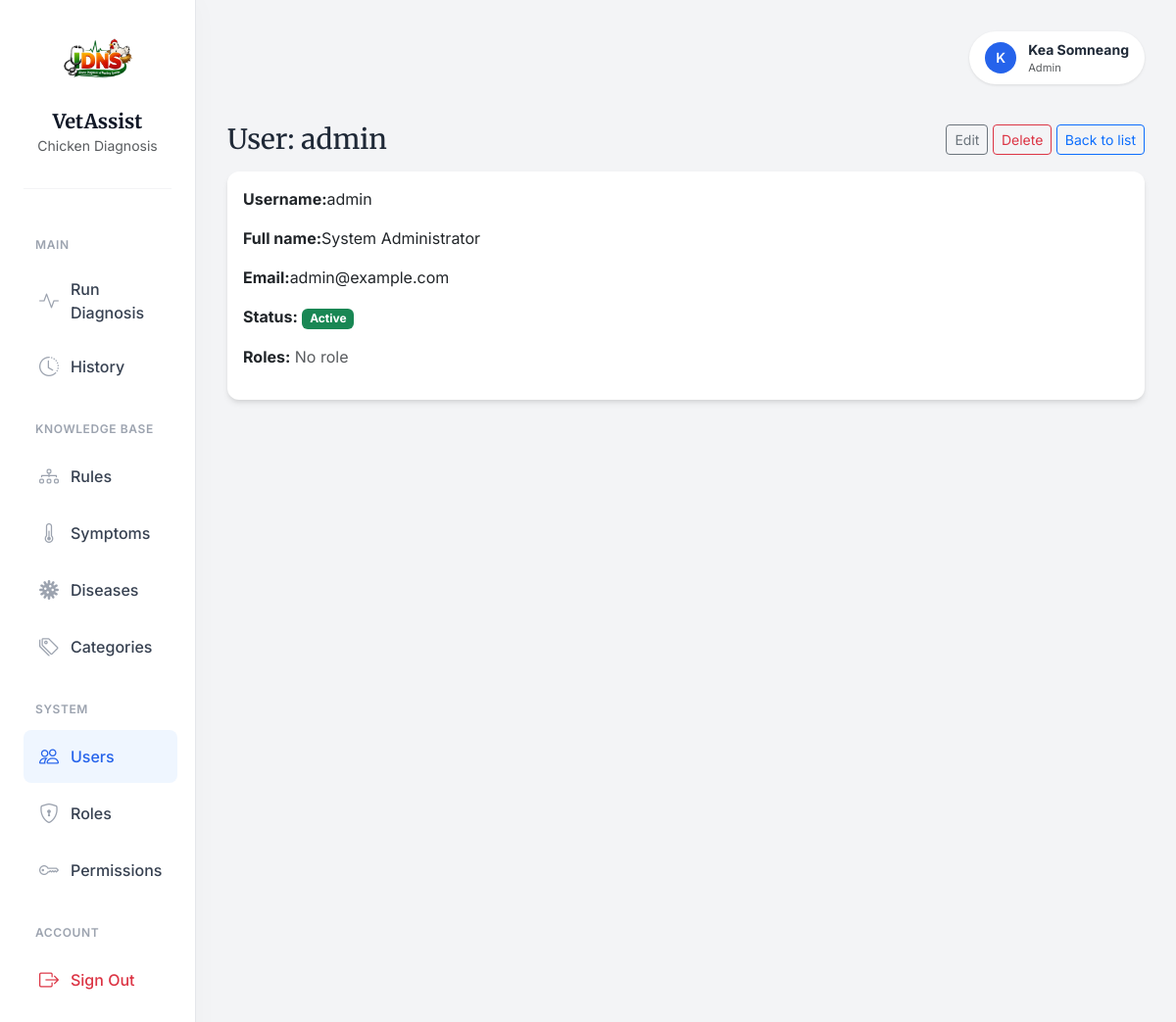
Page /users/1 (signed in) on the committed database.
### app/models/user.py (models this page shows, shortened)
class UserTable(UserMixin, db.Model):
    __tablename__ = "tbl_users"
    id = db.Column(db.Integer, db.Sequence('seq_users_id'), primary_key=True)
    username = db.Column(db.String(80), unique=True, nullable=False)
    email = db.Column(db.String(120), unique=True, nullable=False)
    full_name = db.Column(db.String(120), nullable=False)
    is_active = db.Column(db.Boolean, default=True, nullable=False)
    password_hash = db.Column(db.String(255), nullable=False)
    created_at = db.Column(db.DateTime, default=datetime.utcnow, nullable=False)
    updated_at = db.Column(db.DateTime, default=datetime.utcnow, onupdate=datetime.utcnow, nullable=False)
    roles = db.relationship("RoleTable", secondary=tbl_user_roles, back_populates="users")
    def has_role(self, role_name: str) -> bool:
        return any(role.name == role_name for role in self.roles)

### app/models/role.py (models this page shows, shortened)
class RoleTable(db.Model):
    __tablename__= "tbl_roles"
    id = db.Column(db.Integer, db.Sequence('seq_roles_id'), primary_key=True)
    name = db.Column(db.String(80), unique=True, nullable=False)
    description = db.Column(db.String(255))
    created_at = db.Column(db.DateTime, default=datetime.utcnow, nullable=False)
    updated_at = db.Column(db.DateTime, default=datetime.utcnow, onupdate=datetime.utcnow, nullable=False)
    users = db.relationship("UserTable", secondary=tbl_user_roles,back_populates="roles" )
    permissions = db.relationship("PermissionTable", secondary=tbl_role_permissions, back_populates="roles")

### app/routes/user_routes.py (the view)
@user_bp.route("/<int:user_id>")
@login_required
def detail(user_id: int):
    user = UserService.get_user_by_id(user_id)
    if user is None:
        abort(404)
    return render_template("users/detail.html", user=user)

### app/services/user_service.py (called while the page is built)
    @staticmethod
    def get_user_by_id(user_id: int) -> Optional[UserTable]:
        return UserTable.query.get(user_id)

### app/templates/users/detail.html (shortened to what this page needs)
{% extends "layouts/base.html" %}
{% block content %}
<div class="d-flex justify-content-between align-items-center mb-3">
    <h1 class="h3 mb-0">User: {{ user.username }}</h1>
    <div>
        <a href="{{ url_for('tbl_users.edit', user_id=user.id) }} "
            class="btn btn-sm btn-outline-secondary">
            Edit
        </a>
        <a href="{{ url_for('tbl_users.delete_confirm', user_id=user.id) }} "
            class="btn btn-sm btn-outline-danger">
            Delete
        </a>
        <a href="{{ url_for('tbl_users.index') }} "
            class="btn btn-sm btn-outline-primary">
            Back to list
        </a>
    </div>
</div>
<div class="card mb-3">
    <div class="card-body">
        <p><strong>Username:</strong>{{ user.username }}</p>
        <p><strong>Full name:</strong>{{ user.full_name }}</p>
        <p><strong>Email:</strong>{{ user.email }}</p>
        <p>
            <strong>Status:</strong>
            {% if user.is_active %}
                <span class="badge text-bg-success">Active</span>
            {% else %}
                <span class="badge text-bg-secondary">Inactive</span>
            {% endif %}
        </p>
        <p>
            <strong>Roles:</strong>
            {% if user.role %}
                {{ user.role | map(attribute="name") | join(",")}}
            {% else %}
                <span class="text-muted">No role</span>
            {% endif %}
        </p>
    </div>
</div>
{% endblock %}

### app/templates/layouts/base.html (shortened to what this page needs)
<!DOCTYPE html>
<html lang="en">
<head>
    <link href="https://cdn.jsdelivr.net/npm/bootstrap@5.3.0/dist/css/bootstrap.min.css" rel="stylesheet">
    <link rel="stylesheet" href="https://cdn.jsdelivr.net/npm/bootstrap-icons@1.11.3/font/bootstrap-icons.min.css">
</head>
<body>
    <div class="container-fluid">
        <div class="row">
            {% block sidebar %}
            <nav class="col-md-3 col-lg-2 d-md-block sidebar collapse" id="sidebarMenu">
                <div class="brand-section">
                    <img src="{{ url_for('static', filename='images/logo1.png') }}" alt="VetAssist Logo" class="brand-logo">
                    <h5 class="brand-font fw-bold mb-0">VetAssist</h5>
                    <small class="text-muted">Chicken Diagnosis</small>
                </div>
                <div class="position-sticky pt-2">
                    {% if current_user.is_authenticated %}
                        <div class="nav-section-label">Main</div>
                        <ul class="nav flex-column">
                            <li class="nav-item">
                                <a class="nav-link {% if 'expert_system.diagnose' in request.endpoint %}active{% endif %}" href="{{ url_for('expert_system.diagnose') }}">
                                    <i class="bi bi-activity"></i>
                                    Run Diagnosis
                                </a>
                            </li>
                            <li class="nav-item">
                                <a class="nav-link {% if 'expert_system.cases' in request.endpoint %}active{% endif %}" href="{{ url_for('expert_system.cases_index') }}">
                                    <i class="bi bi-clock-history"></i> History
                                </a>
                            </li>
                        </ul>
                        {% if current_user.has_role('Admin') or current_user.has_role('Doctor') %}
                        <div class="nav-section-label">Knowledge Base</div>
                        <ul class="nav flex-column">
                            <li class="nav-item">
                                <a class="nav-link {% if 'expert_system.rules' in request.endpoint %}active{% endif %}" href="{{ url_for('expert_system.rules_index') }}">
                                    <i class="bi bi-diagram-3"></i> Rules
                                </a>
                            </li>
                            <li class="nav-item">
                                <a class="nav-link {% if 'expert_system.symptoms' in request.endpoint %}active{% endif %}" href="{{ url_for('expert_system.symptoms_index') }}">
                                    <i class="bi bi-thermometer-half"></i> Symptoms
                                </a>
                            </li>
                            <li class="nav-item">
                                <a class="nav-link {% if 'expert_system.diseases' in request.endpoint %}active{% endif %}" href="{{ url_for('expert_system.diseases_index') }}">
                                    <i class="bi bi-virus"></i> Diseases
                                </a>
                            </li>
                            <li class="nav-item">
                                <a class="nav-link {% if 'expert_system.categories' in request.endpoint %}active{% endif %}" href="{{ url_for('expert_system.categories_index') }}">
                                    <i class="bi bi-tags"></i> Categories
                                </a>
                            </li>
                        </ul>
                        {% endif %}
                        {% if current_user.has_role('Admin') %}
                        <div class="nav-section-label">System</div>
                        <ul class="nav flex-column">
                            <li class="nav-item">
                                <a class="nav-link {% if 'tbl_users' in request.endpoint %}active{% endif %}" href="{{ url_for('tbl_users.index') }}">
                                    <i class="bi bi-people"></i> Users
                                </a>
                            </li>
                            <li class="nav-item">
                                <a class="nav-link {% if 'tbl_roles' in request.endpoint %}active{% endif %}" href="{{ url_for('tbl_roles.index') }}">
                                    <i class="bi bi-shield-lock"></i> Roles
                                </a>
                            </li>
                            <li class="nav-item">
                                <a class="nav-link {% if 'tbl_permissions' in request.endpoint %}active{% endif %}" href="{{ url_for('tbl_permissions.index') }}">
                                    <i class="bi bi-key"></i> Permissions
                                </a>
                            </li>
                        </ul>
                        {% endif %}
                        <div class="nav-section-label">Account</div>
                        <ul class="nav flex-column mb-4">
                            <li class="nav-item">
                                <a class="nav-link text-danger" href="{{ url_for('auth.logout') }}">
                                    <i class="bi bi-box-arrow-right text-danger"></i> Sign Out
                                </a>
                            </li>
                        </ul>
                    {% endif %}
                </div>
            </nav>
            {% endblock %}
            <main class="{% block main_class %}col-md-9 ms-sm-auto col-lg-10{% endblock %} content-wrapper">
                <div class="page-header">
                    {% if current_user.is_authenticated %}
                    <div class="user-profile">
                        <div class="user-avatar">
                            {{ current_user.username[0] | upper }}
                        </div>
                        <div class="d-none d-sm-block">
                            <div class="fw-bold small">{{ current_user.full_name }}</div>
                            <div class="text-muted" style="font-size: 0.7rem;">{{ current_user.roles[0].name if current_user.roles else 'User' }}</div>
                        </div>
                    </div>
                    {% endif %}
                </div>
                {% block content %}{% endblock %}
            </main>
        </div>
    </div>
</body>
</html>

### app/templates/layouts/base.html (style rules this page uses)
:root { --bg-body: #f3f4f6; --text-main: #1f2937; --text-muted: #6b7280; --primary-color: #2563eb; --primary-hover: #1d4ed8; --sidebar-bg: #ffffff; --sidebar-text: #374151; --sidebar-active-bg: #eff6ff; --sidebar-active-text: #2563eb; --card-shadow: 0 4px 6px -1px rgba(0, 0, 0, 0.1), 0 2px 4px -1px rgba(0, 0, 0, 0.06); --border-radius: 0.75rem; }
body { font-family: 'Inter', sans-serif; background-color: var(--bg-body); color: var(--text-main); -webkit-font-smoothing: antialiased; }
h1, h2, h3, h4, h5, .brand-font { font-family: 'Merriweather', serif; color: #111827; }
.sidebar { background-color: var(--sidebar-bg); border-right: 1px solid #e5e7eb; min-height: 100vh; padding: 1.5rem; box-shadow: 4px 0 24px rgba(0,0,0,0.02); }
.brand-section { padding-bottom: 2rem; margin-bottom: 1rem; border-bottom: 1px solid #f3f4f6; text-align: center; }
.brand-logo { max-width: 100%; height: auto; max-height: 80px; margin-bottom: 0.5rem; }
.nav-section-label { font-size: 0.75rem; font-weight: 600; text-transform: uppercase; letter-spacing: 0.05em; color: #9ca3af; margin-top: 1.5rem; margin-bottom: 0.75rem; padding-left: 0.75rem; }
.nav-link { color: var(--sidebar-text); padding: 0.75rem 1rem; border-radius: 0.5rem; margin-bottom: 0.25rem; font-weight: 500; display: flex; align-items: center; transition: all 0.2s ease; }
.nav-link i { font-size: 1.25rem; margin-right: 0.75rem; color: #9ca3af; transition: color 0.2s; }
.nav-link.active { background-color: var(--sidebar-active-bg); color: var(--sidebar-active-text); }
.nav-link.active i { color: var(--sidebar-active-text); }
.content-wrapper { padding: 2rem; }
.page-header { margin-bottom: 2.5rem; display: flex; justify-content: space-between; align-items: center; }
.user-profile { display: flex; align-items: center; gap: 0.75rem; padding: 0.5rem 1rem; background: white; border-radius: 2rem; box-shadow: 0 1px 3px rgba(0,0,0,0.1); }
.user-avatar { width: 32px; height: 32px; background-color: var(--primary-color); color: white; border-radius: 50%; display: flex; align-items: center; justify-content: center; font-weight: 600; font-size: 0.875rem; }
.card { background: white; border: none; border-radius: var(--border-radius); box-shadow: var(--card-shadow); transition: transform 0.2s ease, box-shadow 0.2s ease; }

### rows in the picture
UserTable: username "K", full_name "Kea Somneang"
RoleTable: name "Admin"
UserTable: username "admin", full_name "System Administrator", email "admin@example.com"
